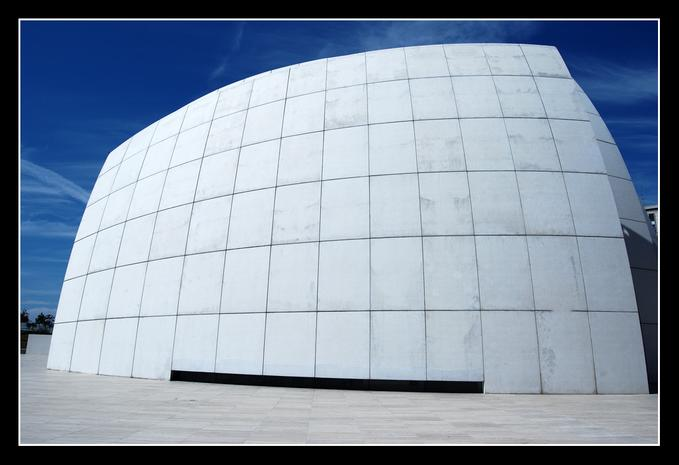
//> input picture Images4/Building1.bmp, 679 x 465 px
$ ./3b   (built with g++ and OpenCV 4)
//> lines starting //> are read from the running program, lines starting //| are printed output that depends on the picture
#include <opencv2/core/core.hpp>
#include <opencv2/highgui/highgui.hpp>

#include <iostream>

using namespace std;
using namespace cv;


int xGradient(Mat image, int x, int y)
{
    return image.at<Vec3b>(y-1, x-1)[2] + 2*image.at<Vec3b>(y, x-1)[2] +image.at<Vec3b>(y+1, x-1)[2] -image.at<Vec3b>(y-1, x+1)[2] -2*image.at<Vec3b>(y, x+1)[2] - image.at<Vec3b>(y+1, x+1)[2];
}

// y component of the gradient vector

int yGradient(Mat image, int x, int y)
{
    return image.at<Vec3b>(y-1, x-1)[2] + 2*image.at<Vec3b>(y-1, x)[2] + image.at<Vec3b>(y-1, x+1)[2] - image.at<Vec3b>(y+1, x-1)[2] - 2*image.at<Vec3b>(y+1, x)[2] - image.at<Vec3b>(y+1, x+1)[2];
}

Mat toHSI(Mat src_image)
{
	Mat hsi_image(src_image.rows, src_image.cols, src_image.type());

	float red, green, blue, hue, sat, in;

	for (int i = 0; i < src_image.rows; i++)
	{
		for (int j = 0; j < src_image.cols; j++)
		{
			blue = src_image.at<Vec3b>(i, j)[0];
			green = src_image.at<Vec3b>(i, j)[1];			//green channel
			red = src_image.at<Vec3b>(i, j)[2];			//red channel

			in = (blue + green + red) / 3;			//intensity value

			int min_value = 0;
			min_value = std::min(red, std::min(blue, green));
			sat = 1 - 3 * (min_value / (blue + green + red));		//saturation value
			if (sat < 0.00001)
			{
				sat = 0;
			}
			else if (sat > 0.99999)
			{
				sat = 1;
			}

			if (sat != 0)
			{
				// hue value
				hue = 0.5 * ((red - green) + (red - blue)) / sqrt(((red - green)*(red - green)) + ((red - blue)*(green - blue)));
				hue = acos(hue);

				if (blue <= green)
				{
					hue = hue;
				}
				else
				{
					hue = ((360 * 3.14159265) / 180.0) - hue;
				}
			}

			//hsi_image.at<Vec3b>(i, j)[0] = (hue * 180) / 3.14159265;
			//hsi_image.at<Vec3b>(i, j)[1] = sat * 100;
			hsi_image.at<Vec3b>(i, j)[2] = in;					//intensity image
		}

	}

	// [9 lines of commented-out code are left out]
	return hsi_image;

}


int main(int argc, char **argv) {


  	string filename;
	cout << "Enter image name with full path " << endl;
	cin >> filename;
//> the answer given: ../Images4/Building1.bmp
	Mat f1 = imread(filename, 1);	//Load the image
//> f1 is the input picture: 465 rows x 679 cols, CV_8UC3; mean B, G, R 165.6, 147.6, 133.2


  //Mat f1= imread(argv[1], CV_LOAD_IMAGE_COLOR);


  Mat *image = &f1;

  unsigned char *input = (unsigned char*)(f1.data);


  if(!f1.data) {
    cout << "ERROR: Could not load image data." << endl;
    return -1;
  }


  Mat hsi = toHSI(f1);
//> after the loop in toHSI, `for (int i = 0; i < src_image.rows; i++)`:
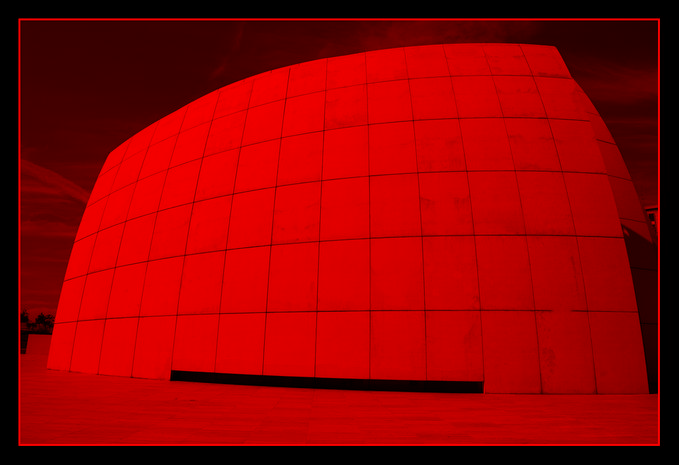
//> hsi_image: 465 rows x 679 cols, CV_8UC3; mean B, G, R 0, 0, 148.4
//> after the loop in toHSI, `for (int i = 0; i < src_image.rows; i++)`: blue = 0; sat = nan


  // Sobel operator


  int gx, gy, sum;
 Mat f_hsi = hsi.clone();
  for(int y = 0; y < hsi.rows; y++){
    for(int x = 0; x < hsi.cols; x++){

      f_hsi.at<Vec3b>(y, x)[0]= 0.0;
      f_hsi.at<Vec3b>(y, x)[1]= 0.0;
      f_hsi.at<Vec3b>(y, x)[2]= 0.0;
    }
  }
//> f_hsi: 465 rows x 679 cols, CV_8UC3; every value is 0


  for(int y = 1; y < hsi.rows - 1; y++){
      for(int x = 1; x < hsi.cols - 1; x++){
        gx = xGradient(hsi, x, y);

        gy = yGradient(hsi, x, y);


        sum = abs(gx) + abs(gy);
        if(sum>255)
          sum=255;
        else if(sum<0)
          sum=0;
        f_hsi.at<Vec3b>(y, x)[2]= sum;
      }
  }
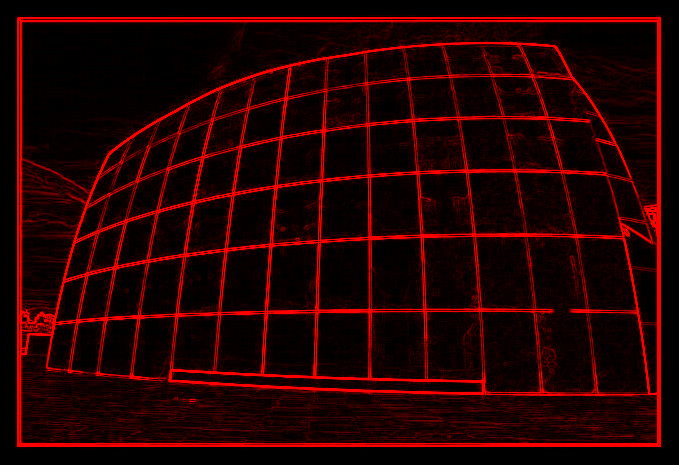
//> f_hsi: 465 rows x 679 cols, CV_8UC3; mean B, G, R 0, 0, 37.8
//> after the loop, gx = 0; gy = 0; sum = 0


  namedWindow("Roi");

  bool loop = true;
  while(loop) {
    imshow("Roi", *image);

    switch(cvWaitKey(15)) {
//> the Esc key is pressed
      case 27:  //Exit
        loop = false;
        break;
      case 32:  //Swap image pointer if spacebar is pressed
        if(image == &f1) image = &f_hsi;
        else image = &f1;
break;
      default:
        break;
    }
  }
}

$ run again, on Images4/Disk.bmp
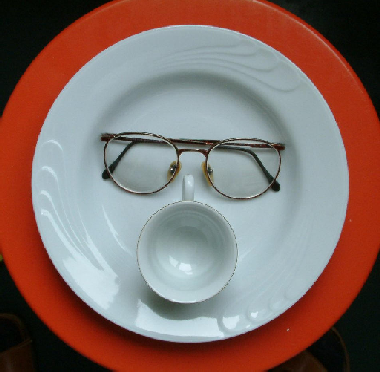
//> input picture Images4/Disk.bmp, 380 x 372 px
//> f1 is the input picture: 372 rows x 380 cols, CV_8UC3; mean B, G, R 104.4, 110.3, 133.9
//> the loop in toHSI, `for (int i = 0; i < src_image.rows; i++)` made 372 passes
//> (blue, green, red, in, sat, hue) on passes 1 to 3: (2, 8, 3, 4.33, 0.538, 1.94), (2, 8, 3, 4.33, 0.538, 1.94), (0, 5, 0, 1.67, 1, 2.09)
//> after the loop in toHSI, `for (int i = 0; i < src_image.rows; i++)`:
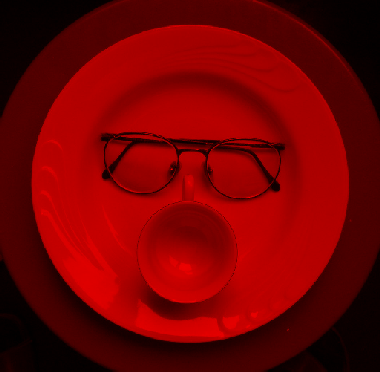
//> hsi_image: 372 rows x 380 cols, CV_8UC3; mean B, G, R 0, 0, 115.9
//> after the loop in toHSI, `for (int i = 0; i < src_image.rows; i++)`: blue = 8; green = 13; red = 4; in = 8.33; sat = 0.52; hue = 2.55
//> the loop `for(int y = 1; y < hsi.rows - 1; y++)` made 370 passes
//> (gx, gy, sum) on passes 1 to 3: (-6, 4, 10), (-2, -4, 6), (-2, -8, 10)
//> after the loop `for(int y = 1; y < hsi.rows - 1; y++)`:
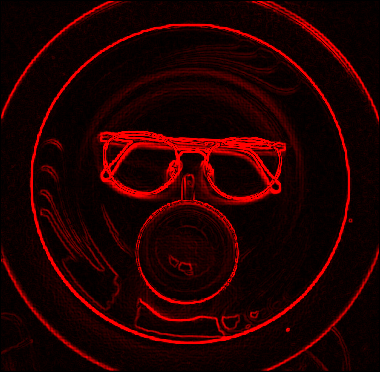
//> f_hsi: 372 rows x 380 cols, CV_8UC3; mean B, G, R 0, 0, 34.6
//> after the loop `for(int y = 1; y < hsi.rows - 1; y++)`: gx = 8; gy = -4; sum = 12

$ run again, on Images4/basel2-size-500-757.bmp
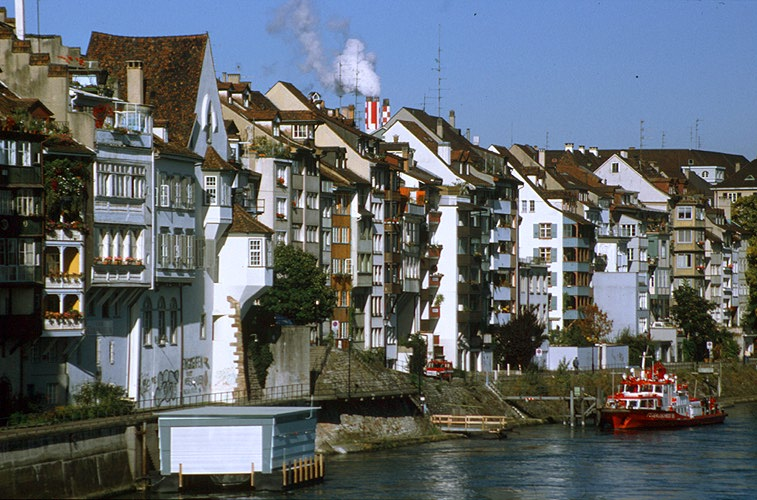
//> input picture Images4/basel2-size-500-757.bmp, 757 x 500 px
//> f1 is the input picture: 500 rows x 757 cols, CV_8UC3; mean B, G, R 107.3, 102.9, 96.6
//> the loop in toHSI, `for (int i = 0; i < src_image.rows; i++)` made 500 passes
//> (blue, green, red, in, sat, hue) on passes 1 to 3: (191, 133, 98, 140.7, 0.303, 3.81), (195, 137, 102, 144.7, 0.295, 3.81), (197, 139, 104, 146.7, 0.291, 3.81)
//> after the loop in toHSI, `for (int i = 0; i < src_image.rows; i++)`:
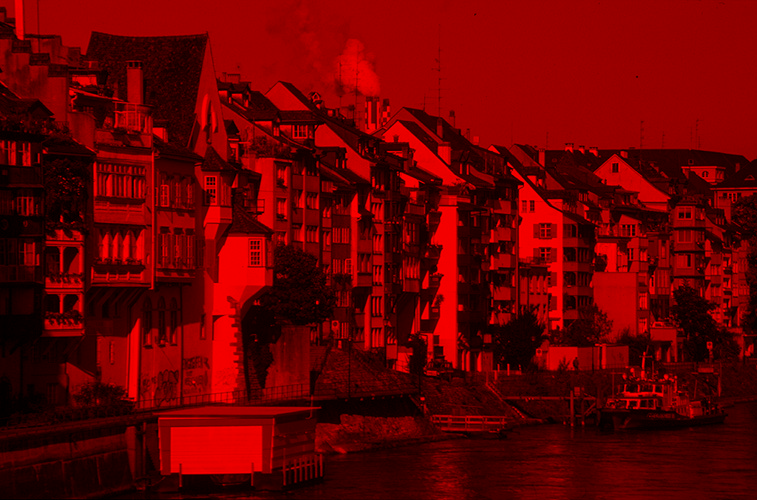
//> hsi_image: 500 rows x 757 cols, CV_8UC3; mean B, G, R 0, 0, 101.9
//> after the loop in toHSI, `for (int i = 0; i < src_image.rows; i++)`: blue = 89; green = 71; red = 42; in = 67.33; sat = 0.376; hue = 3.53
//> the loop `for(int y = 1; y < hsi.rows - 1; y++)` made 498 passes
//> (gx, gy, sum) on passes 1 to 3: (1, -25, 26), (3, -1, 4), (3, 13, 16)
//> after the loop `for(int y = 1; y < hsi.rows - 1; y++)`:
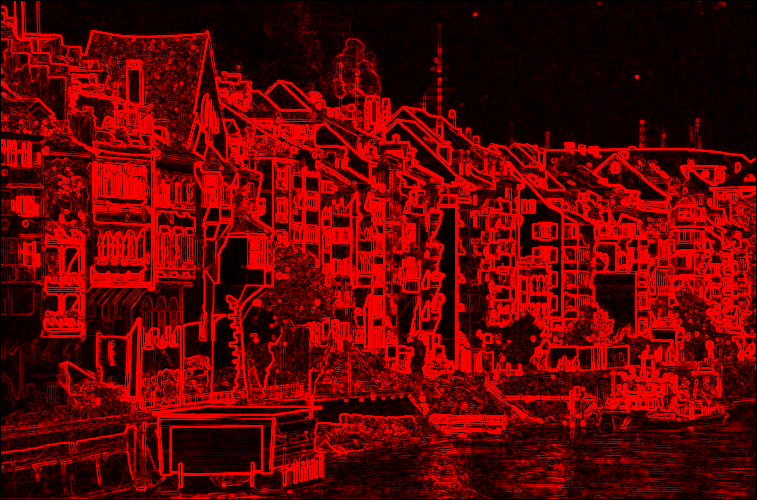
//> f_hsi: 500 rows x 757 cols, CV_8UC3; mean B, G, R 0, 0, 97.1
//> after the loop `for(int y = 1; y < hsi.rows - 1; y++)`: gx = 36; gy = -38; sum = 74
